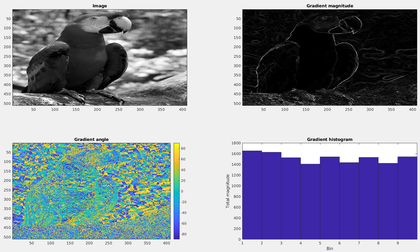
%> input picture Hw03/parrot_original.png, 420 x 252 px, shrunk from 1492 x 894 before the run
$ octave --eval "result = imageGradient(imread('parrot_original.png'));"   (GNU Octave 9; MATLAB toolbox functions it lacks are replaced by stand-ins)
%> lines starting %> are read from the running program, lines starting %| are printed output that depends on the picture
function [mag, ang] = imageGradient(im)

    % Convert to grayscale, and convert to double format
    if size(im, 3) > 1
        imgd = double(rgb2gray(im))/255;
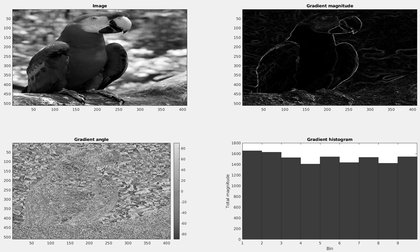
%> imgd: size 252x420 double; min 0, max 1, mean 0.552
    else
        imgd = double(im)/255;
    end

    % Gradient filters
    fx = [-1 0 1];
    fy = fx';

    % Gradient image of each direction, x and y
%     gx = conv2(imgd, fx, 'same');
%     gy = conv2(imgd, fy, 'same');
    gx = imfilter(imgd, fx, 'replicate');
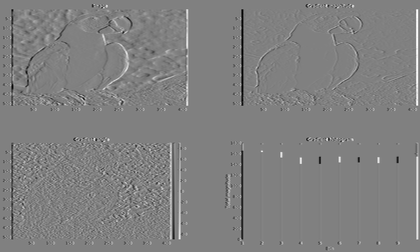
%> gx: size 252x420 double; min -1, max 0.98, mean -3.46e-05; drawn with min black and max white
    gy = imfilter(imgd, fy, 'replicate');
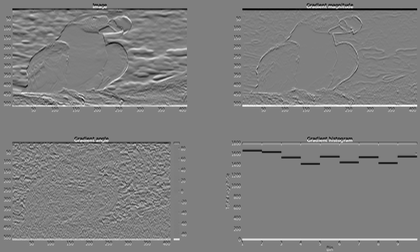
%> gy: size 252x420 double; min -1, max 0.996, mean 1.04e-06; drawn with min black and max white

    % Magnitude
    mag = sqrt(gx.^2 + gy.^2);
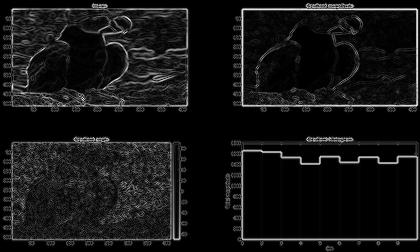
%> mag: size 252x420 double; min 0, max 1.11, mean 0.0907; drawn with min black and max white
    % Angle
%     ang = atan2(gy, gx) * (90/pi);
    ang = atand(gy./(gx+0.0000000000001));
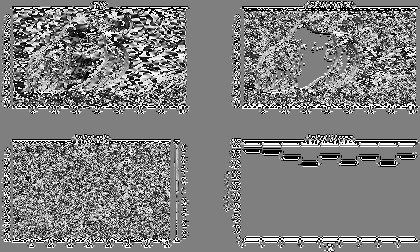
%> ang: size 252x420 double; min -90, max 90, mean -0.4; drawn with min black and max white
% [4 lines of commented-out code are left out]

    [x, y] = size(imgd);
%> x = 252; y = 420
    bin = zeros([1 9]);
    for i = 1:x
        for j = 1:y
            e = ang(i, j) + 90;
            bin_num = idivide(e, uint8(20)) + 1;
            if e == 180
                bin_num = 9;
            end
            bin(1, bin_num) = bin(1, bin_num) + mag(i, j);

        end
    end
%> after the loop, bin = [2172.7 772 593.2 495.4 1635.7 489.8 608.8 789.7 2039.4]
%> `result = imageGradient(imread('parrot_original.png'));`:
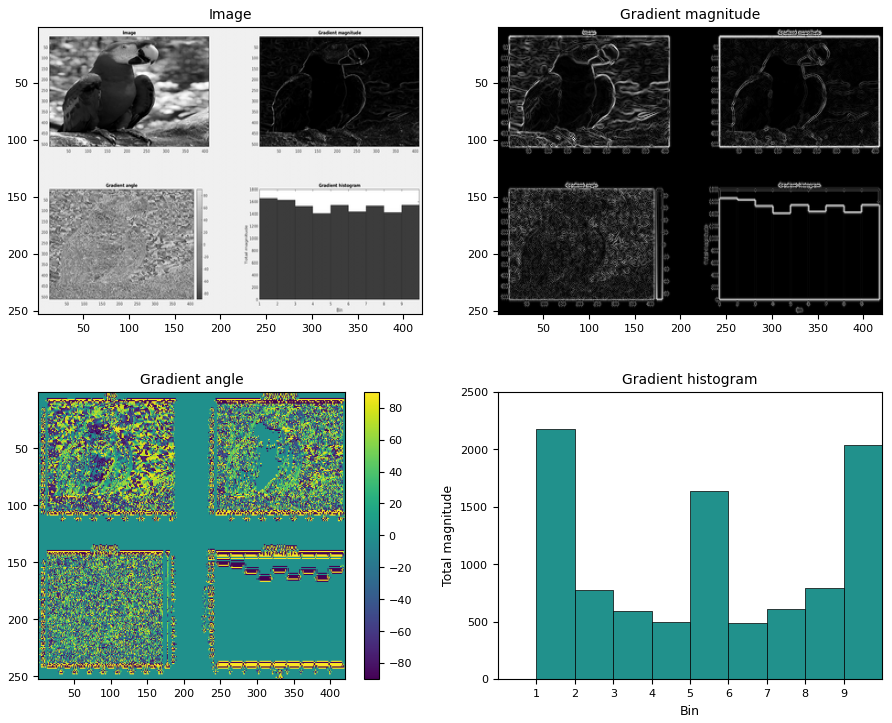
%> figure redrawn from the program's plot data, 4 panels

    figure
    subplot(2, 2, 1);
    imagesc(imgd); colormap(gca, 'gray');
    title('Image');
    subplot(2, 2, 2);
    imagesc(mag); colormap(gca, 'gray');
    title('Gradient magnitude');
    subplot(2, 2, 3);
    imagesc(ang); colormap(gca, 'parula'), colorbar;
    title('Gradient angle');
    subplot(2, 2, 4);
    axis = [1 2 3 4 5 6 7 8 9];
    bar(axis, bin, 'histc');
    xlabel('Bin'); ylabel('Total magnitude');
    title('Gradient histogram');

end

$ run again, on Hw03/checker_harris.png
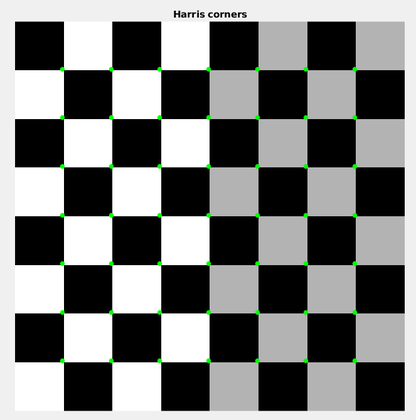
%> input picture Hw03/checker_harris.png, 416 x 420 px, shrunk from 663 x 670 before the run
%> in imageGradient, `ang = atand(gy./(gx+0.0000000000001));`:
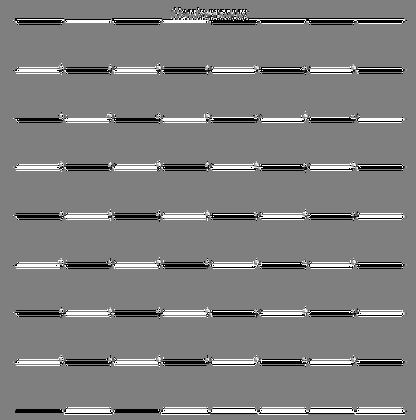
%> ang: size 420x416 double; min -90, max 90, mean 0; drawn with min black and max white
%> after the loop in imageGradient, `for i = 1:x`: bin = [2675.8 127.9 109.7 118.4 5263.8 111.9 147.3 137.7 2657.2]
%> `result = imageGradient(imread('parrot_original.png'));`:
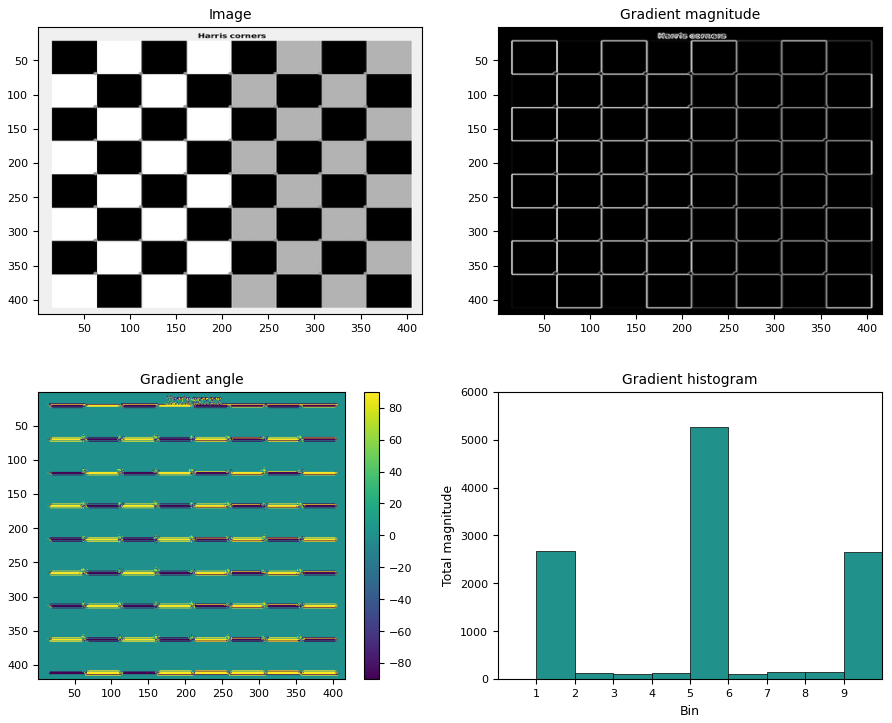
%> figure redrawn from the program's plot data, 4 panels
